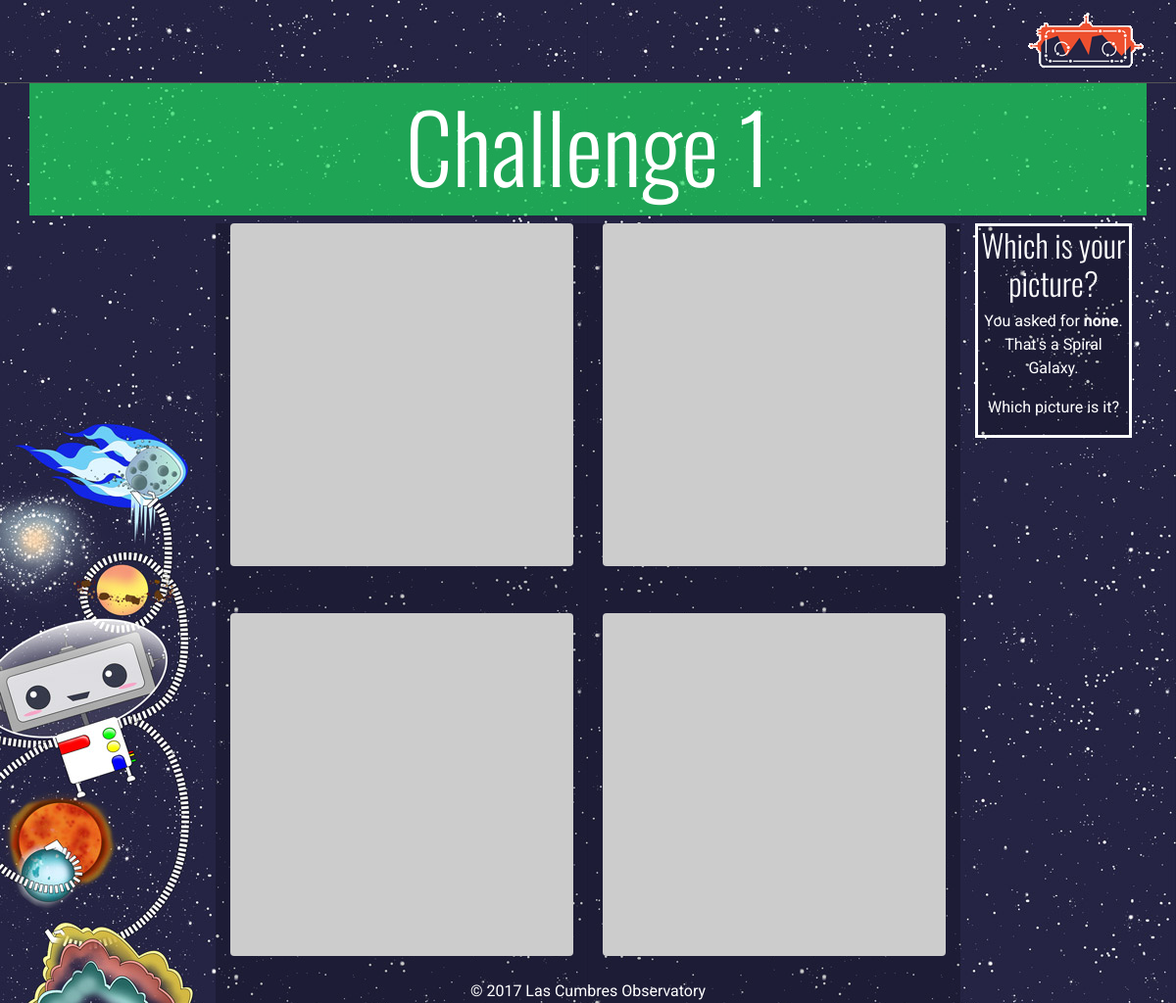
The app's page /challenge/1/identify/ (signed in), older data.
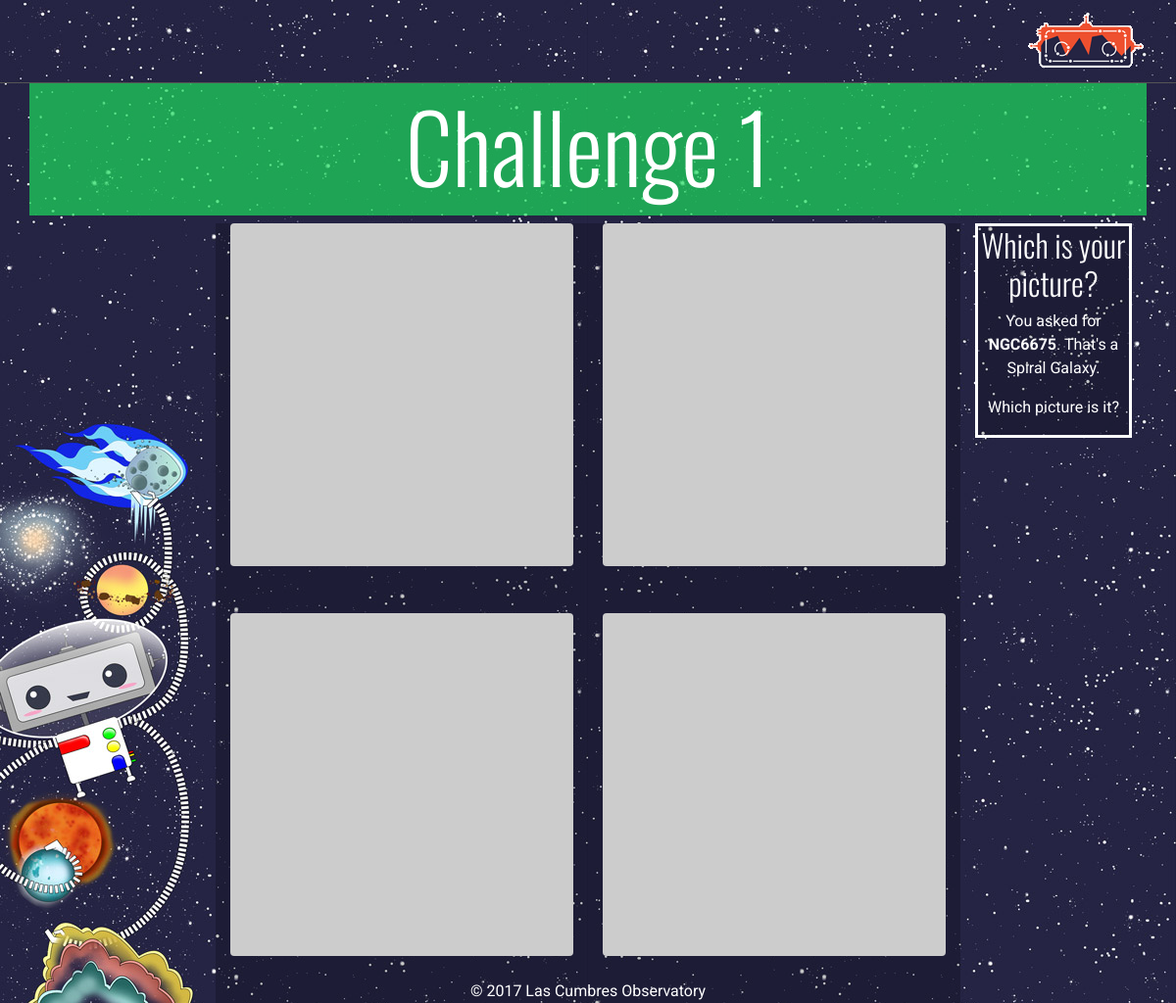
The same page, newer data.
### explorer/models.py (models this page shows, shortened)
class Challenge(models.Model):
    number = models.IntegerField()
    name = models.CharField(max_length=200)
    badge = models.ImageField(upload_to='badges')
    mission = models.ForeignKey(Mission)
    description = models.TextField(help_text=_("Research page info"))
    action = models.TextField()
    category = models.TextField(help_text=_("Astronomical object type"), blank=True, null=True)
    avm_code = models.CharField(max_length=50, blank=True, null=True)
    active = models.BooleanField(default=True)

### status/models.py (models this page shows, shortened)
class Progress(models.Model):
    user = models.ForeignKey(User)
    challenge = models.ForeignKey(Challenge)
    userrequestid = models.CharField(max_length=20)
    requestids = models.CharField(max_length=20)
    status = FSMField(default='New', choices=STATUS)
    last_update = models.DateTimeField(default=datetime.utcnow)
    target = models.CharField(max_length=100)
    class Meta:
        unique_together = (("user","challenge"),)

### explorer/views.py (the view)
# urls.py: url(r'^challenge/(?P<pk>[0-9]+)/start/$', ChallengeView.as_view(), {'mode':'start'}, name="start"),
class ChallengeView(LoginRequiredMixin, DetailView):
    model = Challenge
    def get(self, request, *args, **kwargs):
        if kwargs.get('mode',None) in ['observe','analyse','identify','investigate']:
            self.template_name = "explorer/challenge-{}.html".format(kwargs['mode'])
        elif kwargs.get('mode',None) in ['failed', 'submitted', 'completed', 'start']:
            self.template_name = "explorer/challenge-message.html"
        return super(ChallengeView, self).get(request, *args, **kwargs)
    def get_context_data(self, **kwargs):
        context = super(ChallengeView, self).get_context_data(**kwargs)
        if kwargs.get('mode',None) != 'start':
            obj,created = Progress.objects.get_or_create(challenge=self.get_object(), user=self.request.user)
            context['progress'] = obj
        return context

### serol/auth_backend.py (called while the page is built)
    def get_user(self, user_id):
        try:
            return User.objects.get(pk=user_id)
        except User.DoesNotExist:
            return None

### explorer/templates/explorer/challenge-identify.html (shortened to what this page needs)
{% extends 'explorer/base.html' %}
{% load static i18n %}
{% block wrapper-class%}challenge mission-{{object.mission.number}}-sidebar{%endblock%}
{% block main-content %}
<div class="container">
  <div class="row page-header">
    <div class="col-lg-12">
        <h1 class="display-1">{% trans "Challenge" %} {{object.number }}</h1>
    </div>
  </div>
</div>
<div class="container pt-2">
  <div class="row">
    <div class="col-md-8 offset-md-2">
      <div class="row">
        {% for i in "0123" %}
        <div class="col-sm-6 pb-5 identify-container">
        </div>
        {% endfor %}
      </div>
    </div>
    <div class="col-md-2">
      <div class=" side-panel">
      <h2>{% trans "Which is your picture?" %}</h2>
      <p>{% trans "You asked for" %} <strong>{{progress.target}}</strong>.
          {% trans "That's a" %} {{object.category}}.</p>
      <p>{% trans "Which picture is it?" %}</p>
    </div>
    </div>
  </div>
</div>
{% endblock %}

### explorer/templates/explorer/base.html (shortened to what this page needs)
{% load static i18n %}
<!DOCTYPE html>
<html lang="en">
  <head>
    <link rel="stylesheet" href="https://maxcdn.bootstrapcdn.com/bootstrap/4.0.0-alpha.6/css/bootstrap.min.css">
    <link rel="stylesheet" href="https://cdnjs.cloudflare.com/ajax/libs/animate.css/3.5.2/animate.min.css">
    <link href="{% static "explorer/css/layout.css" %}" rel="stylesheet">
  </head>
  <body>
    <div class="site-wrapper {% block wrapper-class%}{%endblock%}">
        <nav class="navbar navbar-toggleable-md navbar-inverse nav-head">
          <button class="navbar-toggler navbar-toggler-right" type="button" data-toggle="collapse" data-target="#navbarNav" aria-controls="navbarNav" aria-expanded="false" aria-label="Toggle navigation">
            <span class="navbar-toggler-icon"></span>
          </button>
          <a class="navbar-brand" href="/"><img src="{% static 'explorer/images/serol_logo_sm.png'%}" /></a>
        </nav>
{% block main-content %}
{% endblock %}
<div class="mastfoot">
  <div class="container-fluid">
      <div class="footer-content">
        &copy; {% now "Y" %} <a href="https://lco.global">Las Cumbres Observatory</a>
      </div>
  </div>
</div>
</div>
  </body>
</html>

### explorer/static/explorer/css/layout.css (style rules this page uses)
a, a:focus, a:hover { color: #fff; }
html, body { height: 100%; }
body { text-align: center; font-family: 'Roboto', sans-serif; background: url('../images/serol_bg_sm.jpg') repeat fixed #2b3e50; color: #fff; }
h1, h2, h3, h4, h5, h6, .target-name { font-family: 'Oswald', sans-serif; font-weight: 300; color: #fff; }
h1 { font-size:4.5rem; }
p { font-size:2rem; }
.site-wrapper { display: table; width: 100%; height: 100%; min-height: 100%; }
.masthead, .mastfoot, .content { display: table-row; vertical-align: top; }
.nav-head { border-bottom: 1px solid #555; }
.challenge { height:100%; min-height:500px; position: absolute; }
.mission-1-sidebar { background: url('../images/m1-SidePanel.jpg') no-repeat fixed left bottom; }
.mission-1-colour, .mission-1-sidebar .page-header { background-color:rgba(29, 220, 93, 0.7); }
.page-header h1 { margin: 5px 0 15px 0; }
.side-panel { background-color: rgba(0,0,0, 0.2); border: 3px solid #fff; }
.side-panel p { font-size:1rem; }
.identify-container { background-color: rgba(0,0,0, 0.2); }
@media (min-width: 40em) { .mastfoot { position: fixed; bottom: 0; } }
@media (min-width: 40em) { .masthead, .mastfoot, .cover-container { width: 100%; } }

Row changes from the older to the newer data that the page shows:
changed Progress: target "none" → "NGC6675"
